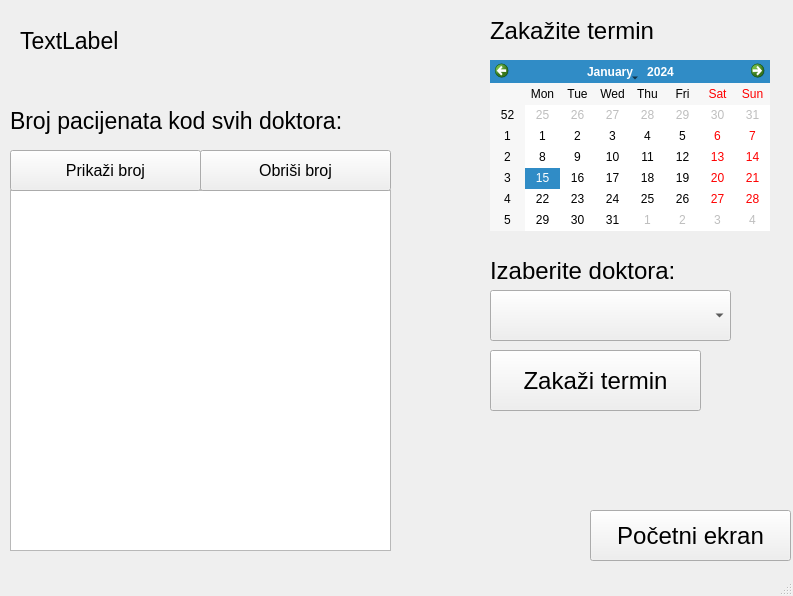
<?xml version="1.0" encoding="UTF-8"?>
<ui version="4.0">
 <class>DoktorWindow</class>
 <widget class="QMainWindow" name="DoktorWindow">
  <property name="geometry">
   <rect>
    <x>0</x>
    <y>0</y>
    <width>793</width>
    <height>596</height>
   </rect>
  </property>
  <property name="windowTitle">
   <string>Ambulanta</string>
  </property>
  <widget class="QWidget" name="centralwidget">
   <widget class="QComboBox" name="pacijentCombo">
    <property name="geometry">
     <rect>
      <x>490</x>
      <y>290</y>
      <width>241</width>
      <height>51</height>
     </rect>
    </property>
    <property name="font">
     <font>
      <pointsize>18</pointsize>
     </font>
    </property>
    <property name="currentText">
     <string extracomment="Pacijent"/>
    </property>
   </widget>
   <widget class="QLabel" name="pacijentIzaberi">
    <property name="geometry">
     <rect>
      <x>490</x>
      <y>250</y>
      <width>231</width>
      <height>41</height>
     </rect>
    </property>
    <property name="font">
     <font>
      <pointsize>18</pointsize>
     </font>
    </property>
    <property name="text">
     <string>Izaberite doktora:</string>
    </property>
   </widget>
   <widget class="QLabel" name="pacijentZakazi_2">
    <property name="geometry">
     <rect>
      <x>490</x>
      <y>10</y>
      <width>231</width>
      <height>41</height>
     </rect>
    </property>
    <property name="font">
     <font>
      <pointsize>18</pointsize>
     </font>
    </property>
    <property name="text">
     <string>Zakažite termin</string>
    </property>
   </widget>
   <widget class="QCalendarWidget" name="calendarWidget">
    <property name="geometry">
     <rect>
      <x>490</x>
      <y>60</y>
      <width>280</width>
      <height>171</height>
     </rect>
    </property>
   </widget>
   <widget class="QGraphicsView" name="pacijentGrafik">
    <property name="geometry">
     <rect>
      <x>10</x>
      <y>190</y>
      <width>381</width>
      <height>361</height>
     </rect>
    </property>
   </widget>
   <widget class="QPushButton" name="pacijentZakazi">
    <property name="geometry">
     <rect>
      <x>490</x>
      <y>350</y>
      <width>211</width>
      <height>61</height>
     </rect>
    </property>
    <property name="font">
     <font>
      <pointsize>18</pointsize>
     </font>
    </property>
    <property name="text">
     <string>Zakaži termin</string>
    </property>
   </widget>
   <widget class="QPushButton" name="pacijentPrikazi">
    <property name="geometry">
     <rect>
      <x>10</x>
      <y>150</y>
      <width>191</width>
      <height>41</height>
     </rect>
    </property>
    <property name="font">
     <font>
      <pointsize>12</pointsize>
     </font>
    </property>
    <property name="text">
     <string>Prikaži broj</string>
    </property>
   </widget>
   <widget class="QPushButton" name="pacijentObrisi">
    <property name="geometry">
     <rect>
      <x>200</x>
      <y>150</y>
      <width>191</width>
      <height>41</height>
     </rect>
    </property>
    <property name="font">
     <font>
      <pointsize>12</pointsize>
     </font>
    </property>
    <property name="text">
     <string>Obriši broj</string>
    </property>
   </widget>
   <widget class="QLabel" name="pacijentGrafikLabel">
    <property name="geometry">
     <rect>
      <x>10</x>
      <y>100</y>
      <width>411</width>
      <height>41</height>
     </rect>
    </property>
    <property name="font">
     <font>
      <pointsize>17</pointsize>
     </font>
    </property>
    <property name="text">
     <string>Broj pacijenata kod svih doktora:</string>
    </property>
   </widget>
   <widget class="QPushButton" name="pacijent_pocetni">
    <property name="geometry">
     <rect>
      <x>590</x>
      <y>510</y>
      <width>201</width>
      <height>51</height>
     </rect>
    </property>
    <property name="font">
     <font>
      <pointsize>18</pointsize>
     </font>
    </property>
    <property name="text">
     <string>Početni ekran</string>
    </property>
   </widget>
   <widget class="QLabel" name="ime_pacijenta">
    <property name="geometry">
     <rect>
      <x>20</x>
      <y>10</y>
      <width>311</width>
      <height>61</height>
     </rect>
    </property>
    <property name="font">
     <font>
      <pointsize>17</pointsize>
     </font>
    </property>
    <property name="text">
     <string>TextLabel</string>
    </property>
   </widget>
  </widget>
  <widget class="QStatusBar" name="statusbar"/>
 </widget>
 <resources/>
 <connections/>
</ui>
